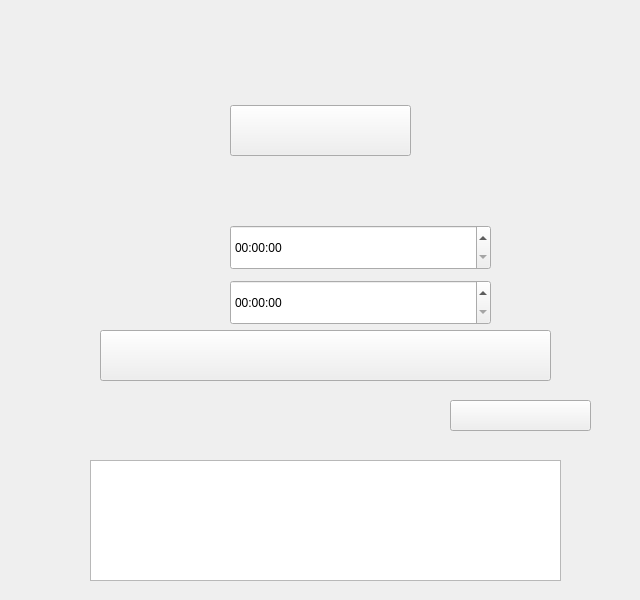
<?xml version="1.0" encoding="UTF-8"?>
<ui version="4.0">
 <class>AutoCheck</class>
 <widget class="QWidget" name="AutoCheck">
  <property name="geometry">
   <rect>
    <x>0</x>
    <y>0</y>
    <width>640</width>
    <height>600</height>
   </rect>
  </property>
  <property name="windowTitle">
   <string>Form</string>
  </property>
  <property name="styleSheet">
   <string notr="true"/>
  </property>
  <widget class="QPushButton" name="pushButton_save">
   <property name="geometry">
    <rect>
     <x>100</x>
     <y>330</y>
     <width>451</width>
     <height>51</height>
    </rect>
   </property>
   <property name="text">
    <string/>
   </property>
  </widget>
  <widget class="QTimeEdit" name="timeEdit">
   <property name="geometry">
    <rect>
     <x>230</x>
     <y>225</y>
     <width>261</width>
     <height>45</height>
    </rect>
   </property>
  </widget>
  <widget class="QTimeEdit" name="timeEdit_stop">
   <property name="geometry">
    <rect>
     <x>230</x>
     <y>280</y>
     <width>261</width>
     <height>45</height>
    </rect>
   </property>
  </widget>
  <widget class="QTextEdit" name="textEdit">
   <property name="geometry">
    <rect>
     <x>90</x>
     <y>460</y>
     <width>471</width>
     <height>121</height>
    </rect>
   </property>
  </widget>
  <widget class="QLabel" name="label_background">
   <property name="geometry">
    <rect>
     <x>0</x>
     <y>0</y>
     <width>640</width>
     <height>600</height>
    </rect>
   </property>
   <property name="styleSheet">
    <string notr="true">background-image: url(:/icon/images/猫眼_02.jpg);</string>
   </property>
   <property name="text">
    <string/>
   </property>
  </widget>
  <widget class="QLabel" name="label">
   <property name="geometry">
    <rect>
     <x>40</x>
     <y>110</y>
     <width>170</width>
     <height>42</height>
    </rect>
   </property>
   <property name="styleSheet">
    <string notr="true">background-image: url(:/icon/images/08.png);</string>
   </property>
   <property name="text">
    <string/>
   </property>
  </widget>
  <widget class="QPushButton" name="pushButton_exit">
   <property name="geometry">
    <rect>
     <x>230</x>
     <y>105</y>
     <width>181</width>
     <height>51</height>
    </rect>
   </property>
   <property name="text">
    <string/>
   </property>
  </widget>
  <widget class="QPushButton" name="pushButton">
   <property name="geometry">
    <rect>
     <x>450</x>
     <y>400</y>
     <width>141</width>
     <height>31</height>
    </rect>
   </property>
   <property name="styleSheet">
    <string notr="true">background-image: url(:/icon/images/清除.png);</string>
   </property>
   <property name="text">
    <string/>
   </property>
  </widget>
  <zorder>label_background</zorder>
  <zorder>pushButton_save</zorder>
  <zorder>timeEdit</zorder>
  <zorder>timeEdit_stop</zorder>
  <zorder>textEdit</zorder>
  <zorder>label</zorder>
  <zorder>pushButton_exit</zorder>
  <zorder>pushButton</zorder>
 </widget>
 <resources/>
 <connections/>
</ui>
